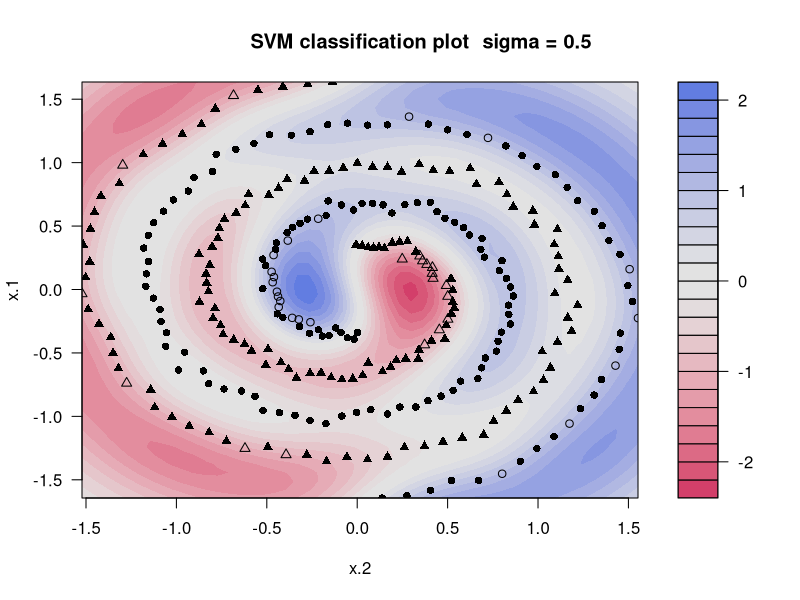
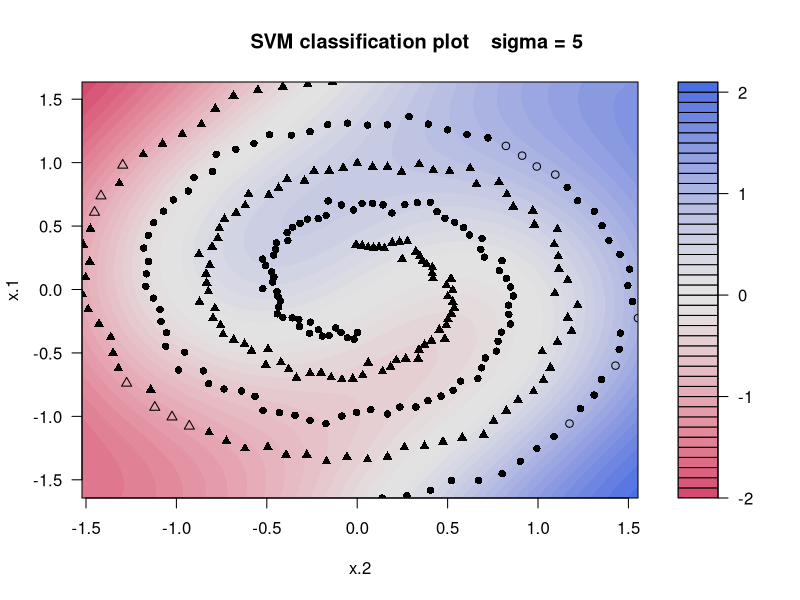
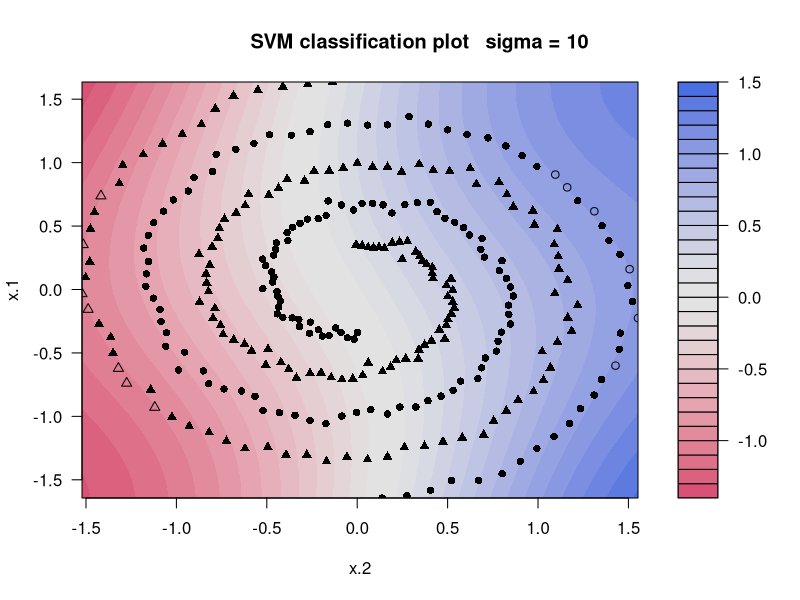
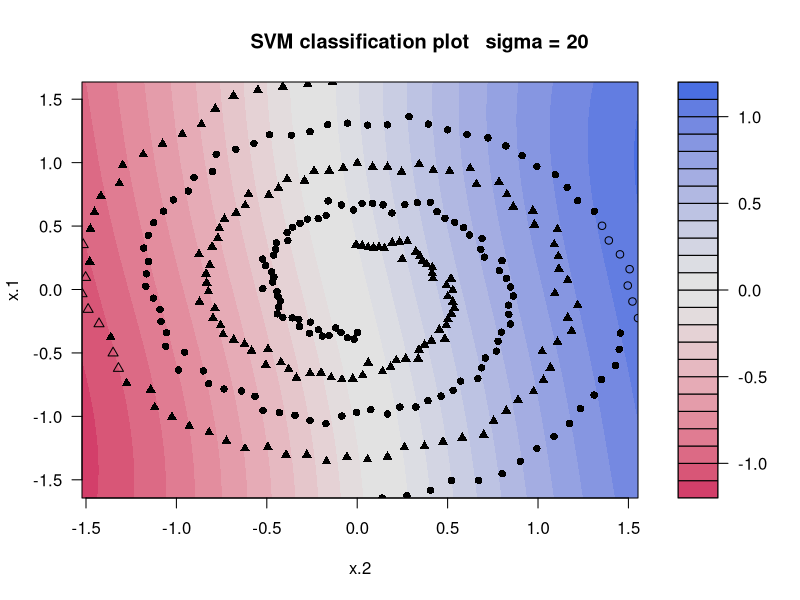

The R script that drew these images, in order:
library(kernlab)
library(mlbench)
path_graphics <- "../../Graphics/Experiment_04_"
ds <- mlbench.spirals(300, 2, 0.03)
sigmas <- c(0.5, 5, 10, 20)
for (i in 1:4) {
    file_graphics <- paste(path_graphics,
        as.character(i),
        ".pdf",
        sep = ""
    )
    pdf(file = file_graphics)
    s <- ksvm(classes ~ .,
        data = ds,
        kernel = "r",
        C = 1,
        kpar = list(sigma = 1 / sigmas[i])
    )
    plot(s, data = ds)
    title(main = paste("                                      ",
        "sigma =",
        as.character(sigmas[i]),
        sep = " "
    ))
    dev.off()
}
